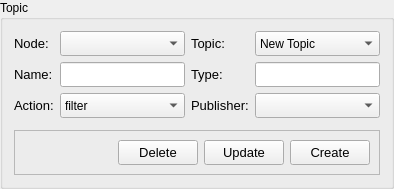
                   <widget class="QGroupBox" name="gbxTopicEdit_2">
                    <property name="styleSheet">
                     <string notr="true"/>
                    </property>
                    <property name="title">
                     <string>Topic</string>
                    </property>
                    <layout class="QGridLayout" name="gridLayout_9">
                     <item row="2" column="4">
                      <widget class="QLabel" name="lblTopicEditType_2">
                       <property name="minimumSize">
                        <size>
                         <width>0</width>
                         <height>0</height>
                        </size>
                       </property>
                       <property name="font">
                        <font>
                         <pointsize>10</pointsize>
                        </font>
                       </property>
                       <property name="text">
                        <string>Type:</string>
                       </property>
                      </widget>
                     </item>
                     <item row="0" column="2">
                      <widget class="QLabel" name="label_8">
                       <property name="font">
                        <font>
                         <pointsize>10</pointsize>
                        </font>
                       </property>
                       <property name="text">
                        <string>Node:</string>
                       </property>
                      </widget>
                     </item>
                     <item row="0" column="3">
                      <widget class="QComboBox" name="comboBox_3">
                       <property name="minimumSize">
                        <size>
                         <width>0</width>
                         <height>25</height>
                        </size>
                       </property>
                       <property name="maximumSize">
                        <size>
                         <width>16777215</width>
                         <height>25</height>
                        </size>
                       </property>
                       <property name="font">
                        <font>
                         <pointsize>10</pointsize>
                        </font>
                       </property>
                      </widget>
                     </item>
                     <item row="4" column="4">
                      <widget class="QLabel" name="lblTopicEditPublisher_2">
                       <property name="minimumSize">
                        <size>
                         <width>0</width>
                         <height>0</height>
                        </size>
                       </property>
                       <property name="font">
                        <font>
                         <pointsize>10</pointsize>
                        </font>
                       </property>
                       <property name="text">
                        <string>Publisher:</string>
                       </property>
                      </widget>
                     </item>
                     <item row="2" column="3">
                      <widget class="QLineEdit" name="txtTopicEditName_2">
                       <property name="minimumSize">
                        <size>
                         <width>0</width>
                         <height>25</height>
                        </size>
                       </property>
                       <property name="maximumSize">
                        <size>
                         <width>16777215</width>
                         <height>25</height>
                        </size>
                       </property>
                       <property name="font">
                        <font>
                         <pointsize>10</pointsize>
                        </font>
                       </property>
                      </widget>
                     </item>
                     <item row="4" column="5">
                      <widget class="QComboBox" name="cbxTopicEditPublisher_2">
                       <property name="minimumSize">
                        <size>
                         <width>0</width>
                         <height>25</height>
                        </size>
                       </property>
                       <property name="maximumSize">
                        <size>
                         <width>16777215</width>
                         <height>25</height>
                        </size>
                       </property>
                       <property name="font">
                        <font>
                         <pointsize>9</pointsize>
                        </font>
                       </property>
                      </widget>
                     </item>
                     <item row="2" column="5">
                      <widget class="QLineEdit" name="txtTopicEditType_2">
                       <property name="minimumSize">
                        <size>
                         <width>0</width>
                         <height>25</height>
                        </size>
                       </property>
                       <property name="maximumSize">
                        <size>
                         <width>16777215</width>
                         <height>25</height>
                        </size>
                       </property>
                       <property name="font">
                        <font>
                         <pointsize>10</pointsize>
                        </font>
                       </property>
                      </widget>
                     </item>
                     <item row="4" column="2">
                      <widget class="QLabel" name="lblTopicEditAction_2">
                       <property name="minimumSize">
                        <size>
                         <width>0</width>
                         <height>0</height>
                        </size>
                       </property>
                       <property name="font">
                        <font>
                         <pointsize>10</pointsize>
                        </font>
                       </property>
                       <property name="text">
                        <string>Action:</string>
                       </property>
                      </widget>
                     </item>
                     <item row="6" column="2" colspan="4">
                      <widget class="QFrame" name="frame_28">
                       <property name="frameShape">
                        <enum>QFrame::StyledPanel</enum>
                       </property>
                       <property name="frameShadow">
                        <enum>QFrame::Raised</enum>
                       </property>
                       <layout class="QHBoxLayout" name="horizontalLayout_15">
                        <item>
                         <spacer name="horizontalSpacer_15">
                          <property name="orientation">
                           <enum>Qt::Horizontal</enum>
                          </property>
                          <property name="sizeHint" stdset="0">
                           <size>
                            <width>40</width>
                            <height>20</height>
                           </size>
                          </property>
                         </spacer>
                        </item>
                        <item>
                         <widget class="QPushButton" name="pushButton_13">
                          <property name="minimumSize">
                           <size>
                            <width>0</width>
                            <height>25</height>
                           </size>
                          </property>
                          <property name="maximumSize">
                           <size>
                            <width>16777215</width>
                            <height>25</height>
                           </size>
                          </property>
                          <property name="font">
                           <font>
                            <pointsize>10</pointsize>
                           </font>
                          </property>
                          <property name="text">
                           <string>Delete</string>
                          </property>
                         </widget>
                        </item>
                        <item>
                         <widget class="QPushButton" name="pushButton_14">
                          <property name="minimumSize">
                           <size>
                            <width>0</width>
                            <height>25</height>
                           </size>
                          </property>
                          <property name="maximumSize">
                           <size>
                            <width>16777215</width>
                            <height>25</height>
                           </size>
                          </property>
                          <property name="font">
                           <font>
                            <pointsize>10</pointsize>
                           </font>
                          </property>
                          <property name="text">
                           <string>Update</string>
                          </property>
                         </widget>
                        </item>
                        <item>
                         <widget class="QPushButton" name="pushButton_15">
                          <property name="minimumSize">
                           <size>
                            <width>0</width>
                            <height>25</height>
                           </size>
                          </property>
                          <property name="maximumSize">
                           <size>
                            <width>16777215</width>
                            <height>25</height>
                           </size>
                          </property>
                          <property name="font">
                           <font>
                            <pointsize>10</pointsize>
                           </font>
                          </property>
                          <property name="text">
                           <string>Create</string>
                          </property>
                         </widget>
                        </item>
                       </layout>
                      </widget>
                     </item>
                     <item row="0" column="5">
                      <widget class="QComboBox" name="cbxTopicEditTopic_2">
                       <property name="minimumSize">
                        <size>
                         <width>0</width>
                         <height>25</height>
                        </size>
                       </property>
                       <property name="maximumSize">
                        <size>
                         <width>16777215</width>
                         <height>25</height>
                        </size>
                       </property>
                       <property name="font">
                        <font>
                         <pointsize>9</pointsize>
                        </font>
                       </property>
                       <item>
                        <property name="text">
                         <string>New Topic</string>
                        </property>
                       </item>
                      </widget>
                     </item>
                     <item row="4" column="3">
                      <widget class="QComboBox" name="cbxTopicEditAction_2">
                       <property name="minimumSize">
                        <size>
                         <width>0</width>
                         <height>25</height>
                        </size>
                       </property>
                       <property name="maximumSize">
                        <size>
                         <width>16777215</width>
                         <height>25</height>
                        </size>
                       </property>
                       <property name="font">
                        <font>
                         <pointsize>9</pointsize>
                        </font>
                       </property>
                       <item>
                        <property name="text">
                         <string>filter</string>
                        </property>
                       </item>
                       <item>
                        <property name="text">
                         <string>log</string>
                        </property>
                       </item>
                       <item>
                        <property name="text">
                         <string>nothing</string>
                        </property>
                       </item>
                      </widget>
                     </item>
                     <item row="2" column="2">
                      <widget class="QLabel" name="lblTopicEditName_2">
                       <property name="minimumSize">
                        <size>
                         <width>0</width>
                         <height>0</height>
                        </size>
                       </property>
                       <property name="font">
                        <font>
                         <pointsize>10</pointsize>
                        </font>
                       </property>
                       <property name="text">
                        <string>Name:</string>
                       </property>
                      </widget>
                     </item>
                     <item row="0" column="4">
                      <widget class="QLabel" name="lblTopicEditTopic_2">
                       <property name="minimumSize">
                        <size>
                         <width>0</width>
                         <height>0</height>
                        </size>
                       </property>
                       <property name="font">
                        <font>
                         <pointsize>10</pointsize>
                        </font>
                       </property>
                       <property name="text">
                        <string>Topic:</string>
                       </property>
                      </widget>
                     </item>
                     <item row="5" column="2" colspan="4">
                      <widget class="QFrame" name="frame_4">
                       <property name="frameShape">
                        <enum>QFrame::StyledPanel</enum>
                       </property>
                       <property name="frameShadow">
                        <enum>QFrame::Raised</enum>
                       </property>
                      </widget>
                     </item>
                    </layout>
                   </widget>
